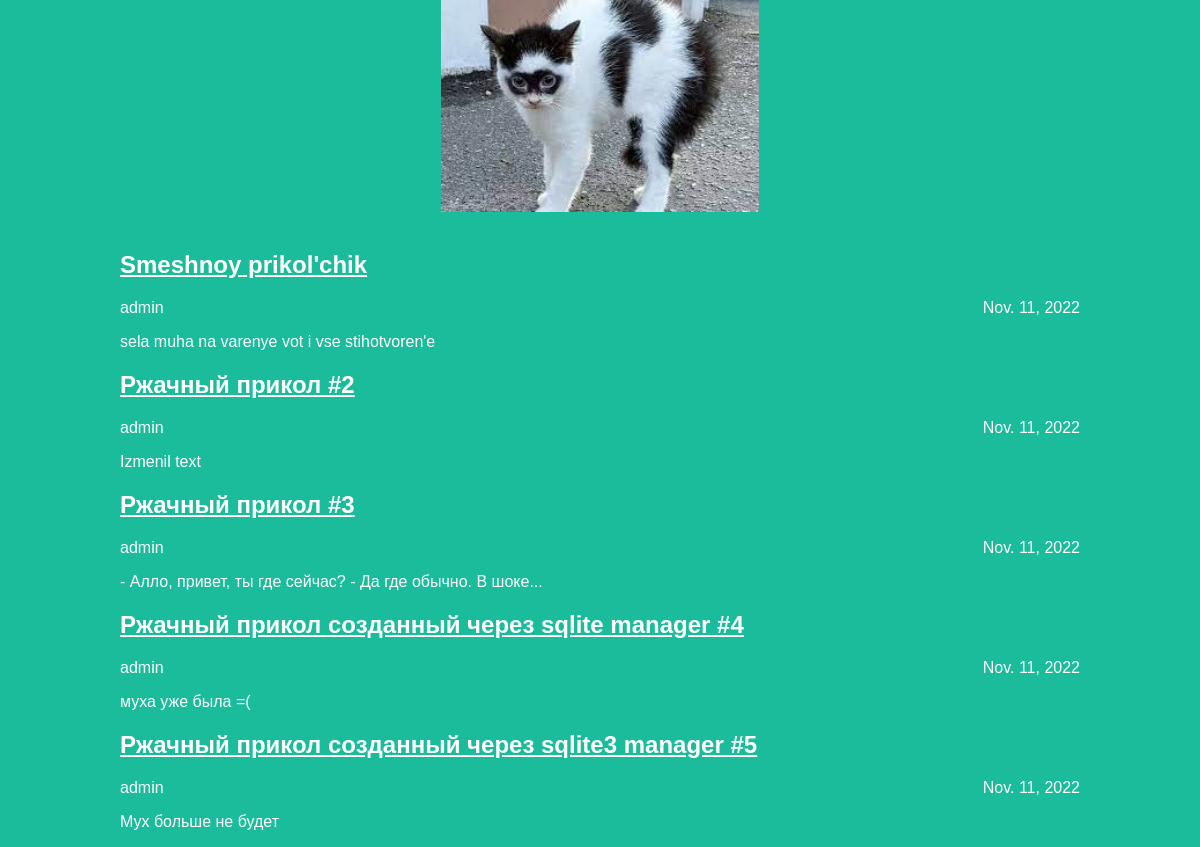
The page / on the database its author committed.
### articles/models.py (models this page shows, shortened)
class Article(models.Model):
    title = models.CharField(max_length=200)
    author = models.ForeignKey(User, on_delete=models.CASCADE)
    text = models.TextField()
    created_date = models.DateField(auto_now_add=True)
    def get_excerpt(self):
        return self.text[:140] + "..." if len(self.text) > 140 else self.text

### articles/views.py (the view)
# urls.py: path('', views.archive, name='archive'),
def archive(request):
    return render(request, 'archive.html', {"posts": Article.objects.all()})

### articles/templates/archive.html (shortened to what this page needs)
<!DOCTYPE html>
<html lang="en">
  <head>
    <link rel="stylesheet" href="../static/img/style.css" />
  </head>
  <body class="archive">
    <div class="header">
      <img src="../static/img/logo.jpg" />
    </div>
    <div class="archive">
      {% for post in posts %}
      <div class="one-post">
        <h2 class="post-title">
          <a href="article/{{post.id}}">{{ post.title }}</a>
        </h2>
        <div class="article-info">
          <div class="article-author">{{ post.author.username }}</div>
          <div class="article-created- date">{{ post.created_date }}</div>
        </div>
        <p class="article-text">{{ post.get_excerpt }}</p>
      </div>
      {% endfor %}
    </div>
  </body>
</html>

### articles/static/img/style.css (style rules this page uses)
body { width: 100%; margin: 0 auto; background: #1abc9c; font-family: Tahoma, Arial, sans-serif; color: #ffffff; }
.header img { display: block; width: 318px; margin: 0 auto; }
.archive { width: 960px; margin: 0 auto; }
a { color: #ffffff; }
.article-info { display: flex; justify-content: space-between; }
.article-author { text-align: left; }

### rows shown on the page
Article: title "Smeshnoy prikol'chik", author.username "admin", created_date "Nov. 11, 2022", get_excerpt "sela muha na varenye vot i vse stihotvoren'e"
Article: title "Ржачный прикол #2", author.username "admin", created_date "Nov. 11, 2022", get_excerpt "Izmenil text"
Article: title "Ржачный прикол #3", author.username "admin", created_date "Nov. 11, 2022", get_excerpt "- Алло, привет, ты где сейчас? - Да где обычно. В шоке..."
Article: title "Ржачный прикол созданный через sqlite manager #4", author.username "admin", created_date "Nov. 11, 2022", get_excerpt "муха уже была =("
Article: title "Ржачный прикол созданный через sqlite3 manager #5", author.username "admin", created_date "Nov. 11, 2022", get_excerpt "Мух больше не будет"
